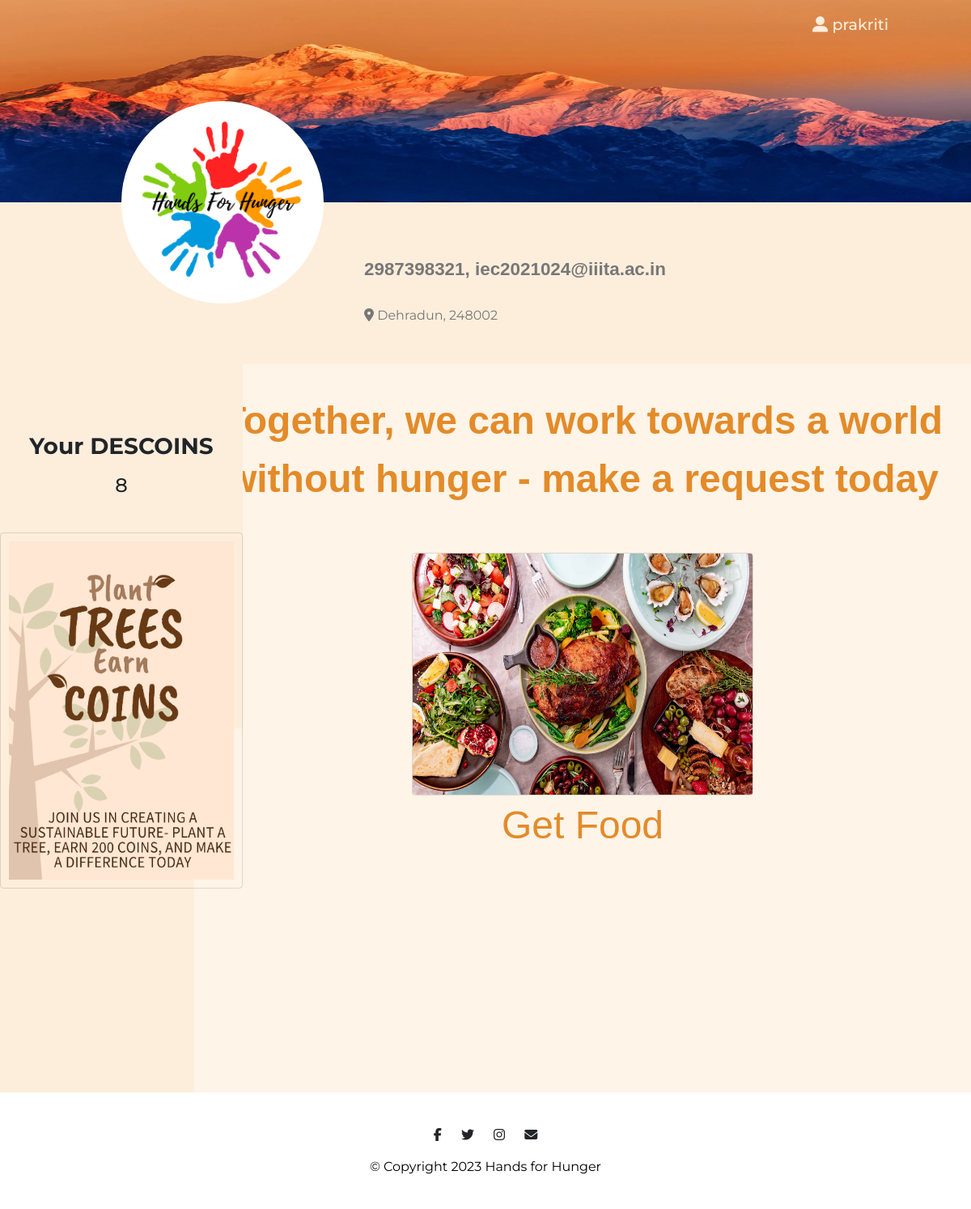
The page /ngo_home/ (signed in) on the database as committed earlier.
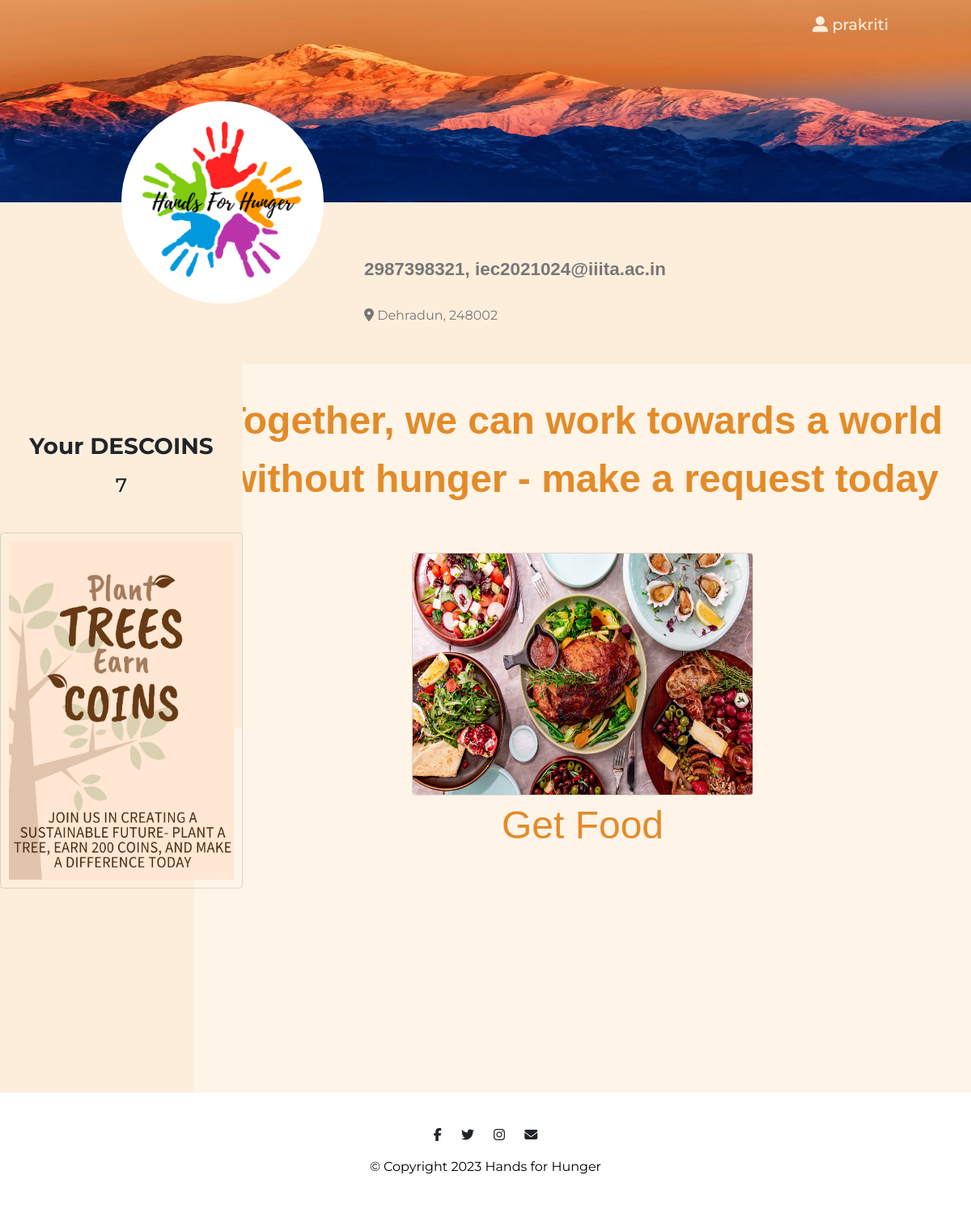
The same page on the database as committed later.
### inventory/models.py (models this page shows, shortened)
class donor(AbstractUser):
    donor_name = models.CharField(max_length=MAX_LENGTH)
    email = models.EmailField(max_length=MAX_LENGTH)
    phone_no = models.CharField(max_length=SMALL_MAX_LENGTH)
    descoins = models.PositiveBigIntegerField(default=DONOR_DESCOINS)
    is_ngo = models.BooleanField(default=False)
    longitude = models.DecimalField(
        decimal_places=DECIMAL_MAX_LENGTH, max_digits=SMALL_MAX_LENGTH, null=True
    )
    latitude = models.DecimalField(
        decimal_places=DECIMAL_MAX_LENGTH, max_digits=SMALL_MAX_LENGTH, null=True
    )
    pincode = models.ForeignKey(pincode, on_delete=models.CASCADE, null=True)
    groups = models.ManyToManyField(Group, related_name=DONOR_GP)
    user_permissions = models.ManyToManyField(Permission, related_name=DONOR_PERMISSION)
    objects = DonorManager()

class pincode(models.Model):
    code = models.IntegerField()
    city = models.CharField(max_length=MAX_LENGTH)
    state = models.CharField(max_length=MAX_LENGTH)

### auth1/views.py (the view)
# urls.py: path("ngo_home/", ngo_home, name="ngo_home"),
def ngo_home(request):
    return render(request, NGO_HOME_URL)

### auth1/templates/n_h.html (shortened to what this page needs)
{% load static %}
<!DOCTYPE html>
<html>
  <head>
    <link
      rel="stylesheet"
      href="https://cdn.jsdelivr.net/npm/bootstrap@4.6.2/dist/css/bootstrap.min.css"
    />
    <link rel="stylesheet" href="{% static 'css/styles1.css' %}" />
  </head>
  <body>
    <section id="title-img">
      <div class="title row row-2">
        <div class="parent col-lg-12">
          <div class="inside container-fluid">
            <nav class="navbar navbar-expand-lg navbar-dark">
              <div class="collapse navbar-collapse" id="navbarSupportedContent">
                <ul class="navbar-nav ml-auto">
                  <li class="nav-item">
                    <div class="dropdown">
                      <button class="nav-link dropbtn">
                        <i class="fas fa-user-alt"></i> {{ user.username }}
                      </button>
                    </div>
                  </li>
                </ul>
              </div>
            </nav>
          </div>
          <img
            class="image1 title-image"
            height="250px"
            src="\static/images\mountain.jpeg"
            alt="mountain-mockup"
          />
          <img
            class="image2"
            id="pp"
            src="\static/images/Hands For Hunger.png"
            alt="Profile pic"
          />
          <h3 class="prof">{{ user.phone_no}}, {{ user.email}}</h3>
          <h4 class="addr">
            <i class="fas fa-map-marker-alt"></i> {{ user.pincode.city }}, {{  user.pincode.code }}
          </h4>
        </div>
      </div>
    </section>
    <section id="middle">
      <div class="mid float-container">
        <div class="float-child-1">
          <div class="data">
            <div class="ach top-ach">
              <h3>Your DESCOINS</h3>
              <h4>{{user.descoins}}</h4>
              <br />
              <img
                class="card"
                src="\static\images\Plants.png"
                alt="food"
                style="width: 300px; height: 440px; padding: 10px"
              />
            </div>
          </div>
        </div>
        <div class="float-child-2">
          <div class="tab">
            <button
              class="tablinks active"
              onclick="openopt(event, 'Donation Request')"
            ></button>
          </div>
          <div id="Donation Request" class="tabcontent active">
            <div class="container-right row row-1">
              <h1 class="qn">
                Together, we can work towards a world without hunger - make a
                request today
              </h1>
              <div class="column">
                <a href="{% url 'donations_list' %}">
                  <img
                    class="card single_card"
                    src="\static/images/ca1.png"
                    alt="food"
                    style="width: 50%; margin-left: 25%; margin-right: 25%"
                  />
                  <div class="imgb">
                    <button class="imgButton1">Get Food</button>
                  </div>
                </a>
              </div>
            </div>
          </div>
        </div>
      </div>
    </section>
    <footer class="white-section" id="footer">
      <div class="container-fluid-1">
        <i class="social-icon fab fa-facebook-f"></i>
        <i class="social-icon fab fa-twitter"></i>
        <i class="social-icon fab fa-instagram"></i>
        <i class="social-icon fas fa-envelope"></i>
        <p>© Copyright 2023 Hands for Hunger</p>
      </div>
    </footer>
  </body>
</html>

Rows that differ between the two databases and show on the page:
changed donor "iec2021024@iiita.ac.in": descoins "8" → "7"
